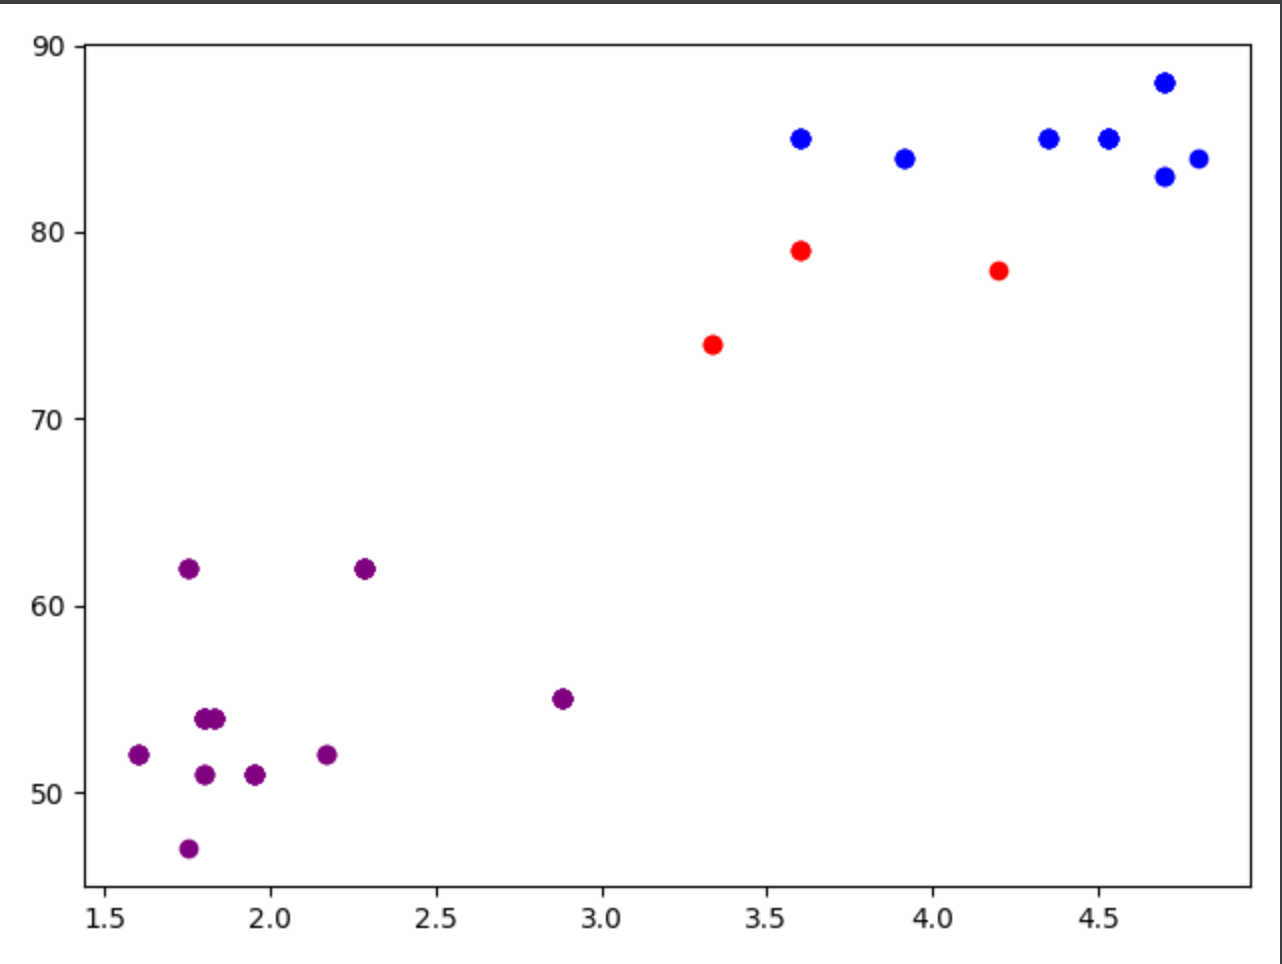

The Python source for this figure:
"""
Name: Giang Duong
ID : 014533857
# Chapter 6 Question 5.b:
"""
import random as rand
import math
import matplotlib.pyplot as plt

def getClusters(X, c):
    C = []
    for i in range(len(c)):
        C.append([])

    # Assing the points to the nearest centroids
    for i in range(len(X)):
        closest = -1
        closestDist = 10000

        # Looping over all the centroids
        j = 0
        for j in range(K):
            distance = math.sqrt((X[i][0] - c[j][0]) ** 2 + (X[i][1] - c[j][1]) ** 2)
            if distance < closestDist:
                closestDist = distance
                closest = j
        C[closest].append(X[i])
    return C

def KMeans(X, K):
    C = []
    c = []

    # Pick k random centroids
    for i in range(K):
        dimension1 = rand.uniform(1.75, 4.8)
        dimension2 = rand.randint(47, 85)
        c.append([dimension1, dimension2])

    # Stopping condition
    for k in range(8):
        C = getClusters(X, c)
        # Getting new centroids
        c = []
        for i in range(len(C)):
            lst = C[i]
            dimension1 = 0
            dimension2 = 0
            for j in range(len(lst)):
                dimension1 += lst[j][0]
                dimension2 += lst[j][1]
            dimension1 /= len(lst)
            dimension2 /= len(lst)
            c.append([dimension1, dimension2])

    color = ['red', 'blue', 'purple']
    for i in range(len(C)):
        x = []
        y = []
        lst = C[i]
        for j in range(len(lst)):
            x.append(lst[j][0])
            y.append(lst[j][1])
            plt.scatter(x, y, color=color[i])

    plt.show()

oldFaithfulData = [
    [3.6, 79],
    [1.8, 54],
    [2.283, 62],
    [3.333, 74],
    [2.883, 55],
    [4.533, 85],
    [1.950, 51],
    [1.833, 54],
    [4.7, 88],
    [3.6, 85],
    [1.600, 52],
    [4.350, 85],
    [3.917, 84],
    [4.2, 78],
    [1.750, 62],
    [1.8, 51],
    [4.7, 83],
    [2.167, 52],
    [4.800, 84],
    [1.750, 47],
]
K = 3
KMeans(oldFaithfulData, K)
